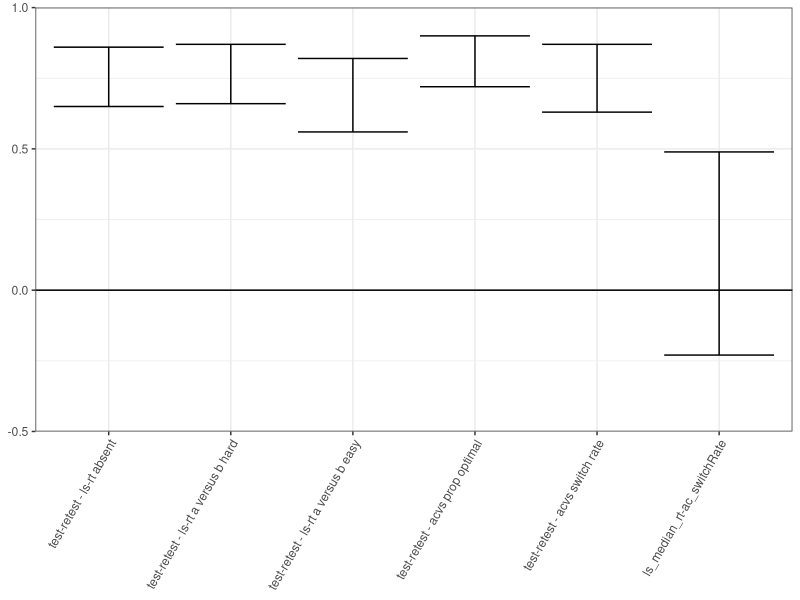

Here is the R script that generated this plot:
library(tidyverse)
library(forcats)

figXn <- 3.5
figYn <- 2.5

dat <- read_csv("summaryData.csv")


cor_dat <- tibble(
	comparison = c(
		"test-retest - ls-rt absent", 
		"test-retest - ls-rt a versus b hard", 
		"test-retest - ls-rt a versus b easy",
		"test-retest - acvs prop optimal",
		"test-retest - acvs switch rate"),
	estimate = c(0,0,0,0.83, 0.77),
	lower = c(0.65, 0.66, 0.56, 0.72, 0.63),
	upper = c(0.86, 0.87, 0.82, 0.90, 0.87))

add_r_95 <- function(x1, x2, df) {
	ci95 <- cor.test(x1[[1]], x2[[1]])

	df <- bind_rows(df, 
		tibble(
			comparison = paste(names(x1), names(x2), sep = "-"),
			estimate = ci95$estimate,
			lower = ci95$conf.int[1],
			upper = ci95$conf.int[2]))

	return(df)
}

cor_dat <- add_r_95(dat[3], dat[8], cor_dat)


cor_dat$comparison <- as_factor(cor_dat$comparison)

plt <- ggplot(cor_dat, aes(x = comparison, ymin = lower, ymax = upper))
plt <- plt + geom_errorbar()
plt <- plt + geom_hline(yintercept = 0)
plt <- plt + scale_y_continuous(limits = c(-0.5, 1), expand = c(0,0))
plt <- plt + theme_bw() 
plt <- plt + theme(
	axis.title.x = element_blank(),
	axis.text.x = element_text(angle = 60, hjust = 1))
ggsave("scratch/cor_comparison.pdf", width = 4, height = 4)
